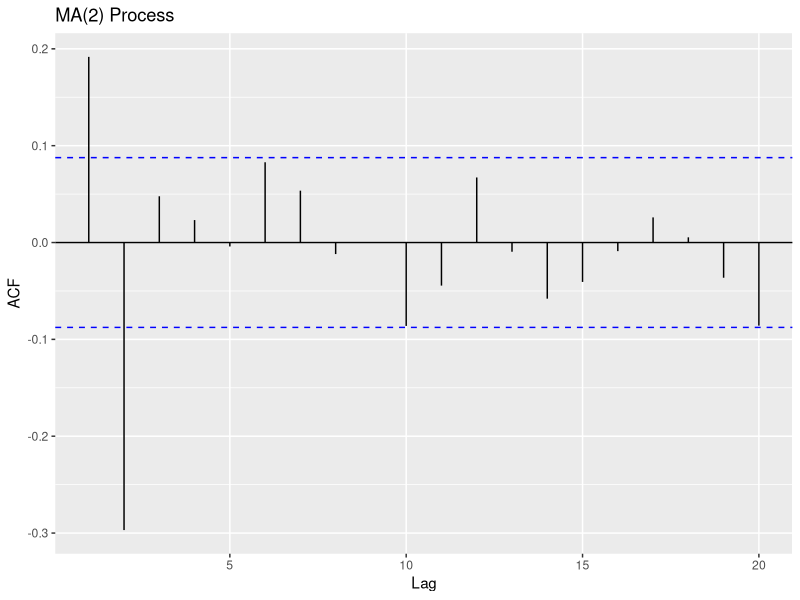
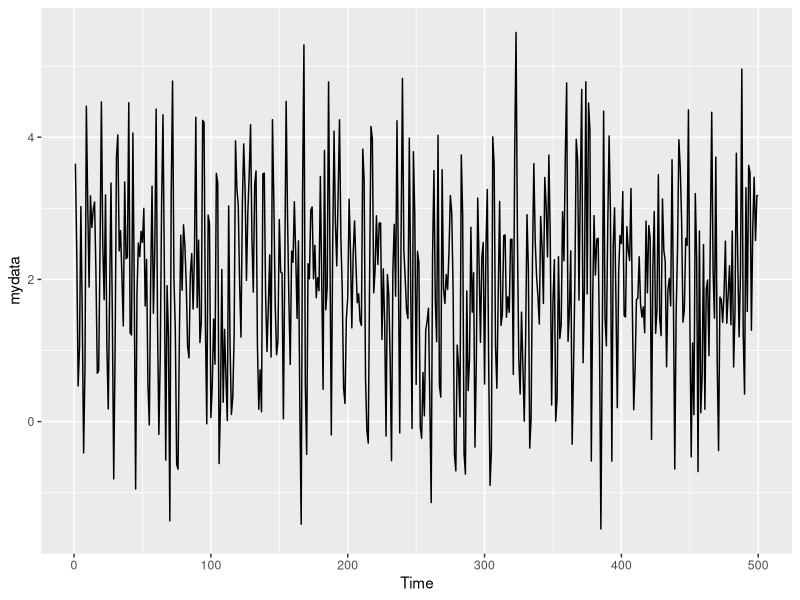

Reproduce these figures in R, in order.
set.seed(20230201)
mydata = arima.sim(n=500, list(ma=c(0.7, -0.4)))+2
forecast::ggAcf(mydata,20,main="MA(2) Process")
library(tidyverse)
mydata %>%
  ggplot() +
  geom_line(aes(x = x, y = mydata)) +
  xlab("Time")
  
